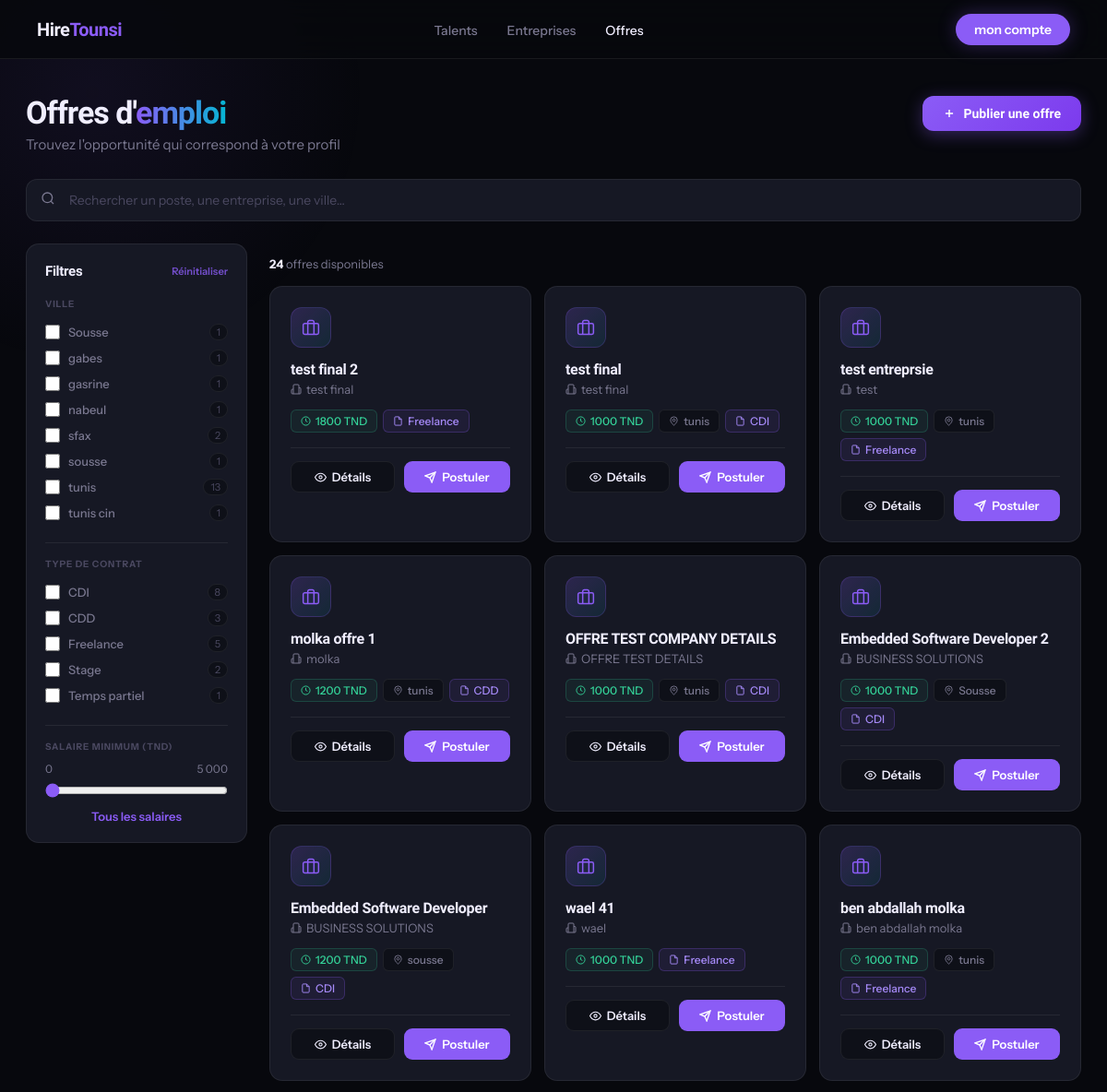
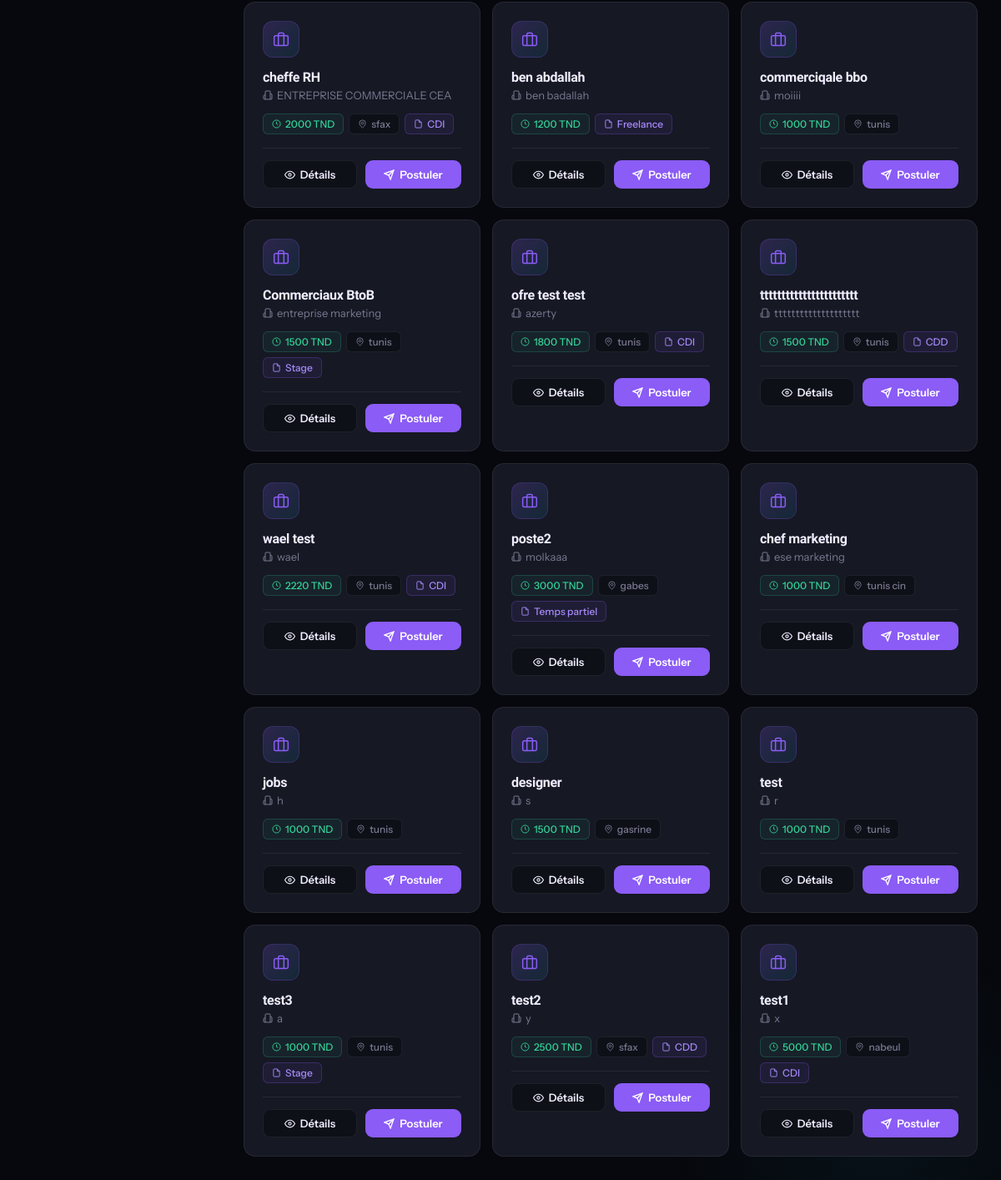
/jobs.php, run on the app's committed database (2 pictures, top to bottom).
### tables this page shows
CREATE TABLE `jobs` (
  `id` int(11) NOT NULL,
  `title` varchar(255) DEFAULT NULL,
  `company` varchar(255) DEFAULT NULL,
  `salary` varchar(100) DEFAULT NULL,
  `salary_max` varchar(100) DEFAULT NULL,
  `city` varchar(100) DEFAULT NULL,
  `description` text DEFAULT NULL,
  `created_at` timestamp NOT NULL DEFAULT current_timestamp(),
  `status` varchar(20) DEFAULT 'pending',
  `user_id` int(11) DEFAULT NULL,
  `contract_type` varchar(50) DEFAULT NULL,
  `category` varchar(100) DEFAULT NULL,
  `experience_level` varchar(100) DEFAULT NULL,
  `recruiter_type` varchar(50) DEFAULT NULL,
  `external_apply` tinyint(1) DEFAULT 0,
  `external_url` text DEFAULT NULL,
  `questions` longtext DEFAULT NULL,
  `company_id` int(11) DEFAULT NULL
);

### jobs.php (the view, shortened to what this page needs)
<?php
include "config.php";
$stmt = $pdo->query("SELECT * FROM jobs WHERE status='approved' ORDER BY id DESC");
$jobs = $stmt->fetchAll();
?>
<!DOCTYPE html>
<html lang="fr">
<head>
</head>
<body>
<nav>
  <a href="index.html" class="nav-logo">Hire<span>Tounsi</span></a>
  <ul class="nav-links">
    <li><a href="talents.php">Talents</a></li>
    <li><a href="companies.php">Entreprises</a></li>
    <li><a href="jobs.php" style="color:var(--text)">Offres</a></li>
  </ul>
  <a href="dashboard.php" class="btn-nav">mon compte</a>
</nav>
<main>
  <div class="page-header">
    <div class="page-header-text">
      <h1>Offres d'<span>emploi</span></h1>
      <p>Trouvez l'opportunité qui correspond à votre profil</p>
    </div>
    <button id="openJobModal" class="btn">
      <svg width="14" height="14" viewBox="0 0 24 24" fill="none" stroke="currentColor" stroke-width="2.5"><path d="M12 5v14M5 12h14"/></svg>
      Publier une offre
    </button>
  </div>
  <div class="search-wrapper">
    <span class="search-icon">
    </span>
    <input id="searchInput" class="search-input" placeholder="Rechercher un poste, une entreprise, une ville…">
  </div>
  <div class="body-layout">
    <div class="filters-sidebar">
      <div class="filters-header">
        <span class="filters-title">Filtres</span>
        <button class="filters-reset" id="resetFilters">Réinitialiser</button>
      </div>
      <div class="filter-section">
        <div class="filter-section-title">Ville</div>
        <?php
          $cities = array_unique(array_filter(array_column($jobs, 'city')));
          sort($cities);
          foreach($cities as $city):
            $cnt = count(array_filter($jobs, fn($j) => $j['city'] === $city));
        ?>
        <label class="filter-option">
          <input type="checkbox" class="filter-city" value="<?= htmlspecialchars($city) ?>">
          <span class="filter-label"><?= htmlspecialchars($city) ?></span>
          <span class="filter-count"><?= $cnt ?></span>
        </label>
        <?php endforeach; ?>
      </div>
      <div class="filter-divider"></div>
      <div class="filter-section">
        <div class="filter-section-title">Type de contrat</div>
        <?php
          $contractTypes = ['CDI','CDD','Freelance','Stage','Temps partiel'];
          foreach($contractTypes as $ct):
            $cnt = count(array_filter($jobs, fn($j) => ($j['contract_type'] ?? '') === $ct));
        ?>
        <label class="filter-option">
          <input type="checkbox" class="filter-contract" value="<?= $ct ?>">
          <span class="filter-label"><?= $ct ?></span>
          <span class="filter-count"><?= $cnt ?></span>
        </label>
        <?php endforeach; ?>
      </div>
      <div class="filter-divider"></div>
      <div class="filter-section">
        <div class="filter-section-title">Salaire minimum (TND)</div>
        <div class="salary-labels"><span>0</span><span>5 000</span></div>
        <input type="range" id="salaryRange" min="0" max="5000" step="100" value="0">
        <div class="salary-display" id="salaryDisplay">Tous les salaires</div>
      </div>
    </div>
    <div>
      <div class="results-count" id="resultsCount">
        <b><?= count($jobs) ?></b> offre<?= count($jobs)>1?'s':'' ?> disponible<?= count($jobs)>1?'s':'' ?>
      </div>
      <div class="grid" id="jobsGrid">
      <?php foreach($jobs as $job): ?>
        <div class="card"
          data-title="<?= strtolower(htmlspecialchars($job['title'])) ?>"
          data-company="<?= strtolower(htmlspecialchars($job['company'])) ?>"
          data-city="<?= htmlspecialchars($job['city'] ?? '') ?>"
          data-salary="<?= (int)($job['salary'] ?? 0) ?>"
          data-contract="<?= htmlspecialchars($job['contract_type'] ?? '') ?>"
        >
          <div class="card-icon">
            <svg width="20" height="20" viewBox="0 0 24 24" fill="none" stroke="currentColor" stroke-width="1.8">
              <rect width="20" height="14" x="2" y="7" rx="2"/>
              <path d="M16 21V5a2 2 0 0 0-2-2h-4a2 2 0 0 0-2 2v16"/>
            </svg>
          </div>
          <h3><?= htmlspecialchars($job['title']) ?></h3>
          <div class="card-company">
            <svg width="12" height="12" viewBox="0 0 24 24" fill="none" stroke="currentColor" stroke-width="2"><path d="M6 22V4a2 2 0 0 1 2-2h8a2 2 0 0 1 2 2v18Z"/><path d="M6 12H4a2 2 0 0 0-2 2v6a2 2 0 0 0 2 2h2"/><path d="M18 9h2a2 2 0 0 1 2 2v9a2 2 0 0 1-2 2h-2"/></svg>
            <?= htmlspecialchars($job['company']) ?>
          </div>
          <div class="card-meta">
            <?php if(!empty($job['salary'])): ?>
            <span class="chip salary">
              <svg width="11" height="11" viewBox="0 0 24 24" fill="none" stroke="currentColor" stroke-width="2"><circle cx="12" cy="12" r="10"/><path d="M12 6v6l4 2"/></svg>
              <?= htmlspecialchars($job['salary']) ?> TND
            </span>
            <?php endif; ?>
            <?php if(!empty($job['city'])): ?>
            <span class="chip">
              <svg width="11" height="11" viewBox="0 0 24 24" fill="none" stroke="currentColor" stroke-width="2"><path d="M20 10c0 6-8 12-8 12s-8-6-8-12a8 8 0 0 1 16 0Z"/><circle cx="12" cy="10" r="3"/></svg>
              <?= htmlspecialchars($job['city']) ?>
            </span>
            <?php endif; ?>
            <?php if(!empty($job['contract_type'])): ?>
            <span class="chip contract">
              <svg width="11" height="11" viewBox="0 0 24 24" fill="none" stroke="currentColor" stroke-width="2"><path d="M14 2H6a2 2 0 0 0-2 2v16a2 2 0 0 0 2 2h12a2 2 0 0 0 2-2V8z"/><polyline points="14 2 14 8 20 8"/></svg>
              <?= htmlspecialchars($job['contract_type']) ?>
            </span>
            <?php endif; ?>
          </div>
          <div class="card-divider"></div>
          <div class="card-actions">
            <a href="job_details.php?id=<?= $job['id'] ?>" class="btn-details">
              <svg width="13" height="13" viewBox="0 0 24 24" fill="none" stroke="currentColor" stroke-width="2">
                <path d="M1 12s4-8 11-8 11 8 11 8-4 8-11 8S1 12 1 12z"/>
                <circle cx="12" cy="12" r="3"/>
              </svg>
              Détails
            </a>
            <button class="btn-apply" data-id="<?= $job['id'] ?>">
              <svg width="13" height="13" viewBox="0 0 24 24" fill="none" stroke="currentColor" stroke-width="2.5">
                <path d="M22 2 11 13"/>
                <path d="M22 2 15 22l-4-9-9-4 20-7z"/>
              </svg>
              Postuler
            </button>
          </div>
        </div>
      <?php endforeach; ?>
      </div>
    </div>
  </div>
</main>
</body>
</html>

### data on the page
jobs: title "test final 2", company "test final", salary "1800", contract_type "Freelance"
jobs: title "test final", company "test final", salary "1000", city "tunis", contract_type "CDI"
jobs: title "test entreprsie", company "test", salary "1000", city "tunis", contract_type "Freelance"
jobs: title "molka offre 1", company "molka", salary "1200", city "tunis", contract_type "CDD"
jobs: title "OFFRE TEST COMPANY DETAILS", company "OFFRE TEST DETAILS", salary "1000", city "tunis", contract_type "CDI"
jobs: title "Embedded Software Developer 2", company "BUSINESS SOLUTIONS", salary "1000", city "Sousse", contract_type "CDI"
jobs: title "Embedded Software Developer", company "BUSINESS SOLUTIONS", salary "1200", city "sousse", contract_type "CDI"
jobs: title "wael 41", company "wael", salary "1000", contract_type "Freelance"
jobs: title "ben abdallah molka", company "ben abdallah molka", salary "1000", city "tunis", contract_type "Freelance"
jobs: title "cheffe RH", company "ENTREPRISE COMMERCIALE CEA", salary "2000", city "sfax", contract_type "CDI"
jobs: title "ben abdallah", company "ben badallah", salary "1200", contract_type "Freelance"
jobs: title "commerciqale bbo", company "moiiii", salary "1000", city "tunis"
jobs: title "Commerciaux BtoB", company "entreprise marketing", salary "1500", city "tunis", contract_type "Stage"
jobs: title "ofre test test", company "azerty", salary "1800", city "tunis", contract_type "CDI"
jobs: title "ttttttttttttttttttttttt", company "tttttttttttttttttttt", salary "1500", city "tunis", contract_type "CDD"
jobs: title "wael test", company "wael", salary "2220", city "tunis", contract_type "CDI"
jobs: title "poste2", company "molkaaa", salary "3000", city "gabes", contract_type "Temps partiel"
jobs: title "chef marketing", company "ese marketing", salary "1000", city "tunis cin"
jobs: title "jobs", company "h", salary "1000", city "tunis"
jobs: title "designer", company "s", salary "1500", city "gasrine"
jobs: title "test", company "r", salary "1000", city "tunis"
jobs: title "test3", company "a", salary "1000", city "tunis", contract_type "Stage"
jobs: title "test2", company "y", salary "2500", city "sfax", contract_type "CDD"
jobs: title "test1", company "x", salary "5000", city "nabeul", contract_type "CDI"

### other printed values
$city "Sousse"
$cnt "1"
$city "gabes"
$city "gasrine"
$city "nabeul"
$city "sfax"
$cnt "2"
$city "sousse"
$city "tunis"
$cnt "13"
$city "tunis cin"
$ct "CDI"
$cnt "8"
$ct "CDD"
$cnt "3"
